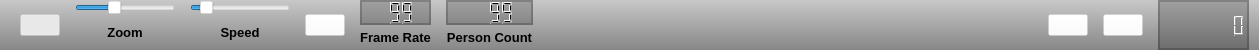
    <widget class="QWidget" name="widget1" native="true">
     <property name="maximumSize">
      <size>
       <width>16777215</width>
       <height>50</height>
      </size>
     </property>
     <property name="styleSheet">
      <string notr="true">background-color: qlineargradient(spread:pad, x1:0, y1:0, x2:0, y2:1, stop:0 rgba(200, 200, 200, 255), stop:1 rgba(135, 135, 135, 255));</string>
     </property>
     <layout class="QHBoxLayout" name="horizontalLayout_4">
      <property name="spacing">
       <number>15</number>
      </property>
      <property name="leftMargin">
       <number>20</number>
      </property>
      <property name="topMargin">
       <number>0</number>
      </property>
      <property name="rightMargin">
       <number>10</number>
      </property>
      <property name="bottomMargin">
       <number>0</number>
      </property>
      <item>
       <widget class="QPushButton" name="hide_sideBar_pushButton">
        <property name="styleSheet">
         <string notr="true">background-color: rgb(255, 255, 255, 50);</string>
        </property>
        <property name="text">
         <string/>
        </property>
        <property name="icon">
         <iconset>
          <normaloff>:/resources/pics/sidebarbutton.png</normaloff>:/resources/pics/sidebarbutton.png</iconset>
        </property>
        <property name="checkable">
         <bool>true</bool>
        </property>
        <property name="checked">
         <bool>true</bool>
        </property>
       </widget>
      </item>
      <item>
       <layout class="QVBoxLayout" name="verticalLayout_3">
        <property name="spacing">
         <number>0</number>
        </property>
        <property name="sizeConstraint">
         <enum>QLayout::SetDefaultConstraint</enum>
        </property>
        <property name="leftMargin">
         <number>0</number>
        </property>
        <property name="topMargin">
         <number>0</number>
        </property>
        <property name="bottomMargin">
         <number>0</number>
        </property>
        <item>
         <widget class="QSlider" name="zoomHorizontalSlider">
          <property name="minimumSize">
           <size>
            <width>100</width>
            <height>0</height>
           </size>
          </property>
          <property name="maximumSize">
           <size>
            <width>100</width>
            <height>16777215</height>
           </size>
          </property>
          <property name="styleSheet">
           <string notr="true">background-color: rgb(255, 255, 255, 0);</string>
          </property>
          <property name="minimum">
           <number>4</number>
          </property>
          <property name="maximum">
           <number>20</number>
          </property>
          <property name="value">
           <number>10</number>
          </property>
          <property name="sliderPosition">
           <number>10</number>
          </property>
          <property name="orientation">
           <enum>Qt::Horizontal</enum>
          </property>
          <property name="invertedAppearance">
           <bool>false</bool>
          </property>
          <property name="invertedControls">
           <bool>false</bool>
          </property>
         </widget>
        </item>
        <item>
         <widget class="QLabel" name="label_5">
          <property name="sizePolicy">
           <sizepolicy hsizetype="MinimumExpanding" vsizetype="Preferred">
            <horstretch>0</horstretch>
            <verstretch>0</verstretch>
           </sizepolicy>
          </property>
          <property name="maximumSize">
           <size>
            <width>100</width>
            <height>16777215</height>
           </size>
          </property>
          <property name="font">
           <font>
            <family>Ubuntu</family>
            <pointsize>10</pointsize>
            <weight>75</weight>
            <bold>true</bold>
           </font>
          </property>
          <property name="styleSheet">
           <string notr="true">background-color: rgb(255, 255, 255, 0);</string>
          </property>
          <property name="text">
           <string>Zoom</string>
          </property>
          <property name="alignment">
           <set>Qt::AlignCenter</set>
          </property>
         </widget>
        </item>
       </layout>
      </item>
      <item>
       <layout class="QVBoxLayout" name="verticalLayout_16">
        <property name="spacing">
         <number>0</number>
        </property>
        <property name="leftMargin">
         <number>0</number>
        </property>
        <property name="topMargin">
         <number>0</number>
        </property>
        <property name="rightMargin">
         <number>0</number>
        </property>
        <property name="bottomMargin">
         <number>0</number>
        </property>
        <item>
         <widget class="QSlider" name="speedHorizontalSlider">
          <property name="minimumSize">
           <size>
            <width>100</width>
            <height>0</height>
           </size>
          </property>
          <property name="maximumSize">
           <size>
            <width>100</width>
            <height>16777215</height>
           </size>
          </property>
          <property name="styleSheet">
           <string notr="true">background-color: rgb(255, 255, 255, 0);</string>
          </property>
          <property name="maximum">
           <number>100</number>
          </property>
          <property name="singleStep">
           <number>2</number>
          </property>
          <property name="pageStep">
           <number>2</number>
          </property>
          <property name="value">
           <number>10</number>
          </property>
          <property name="orientation">
           <enum>Qt::Horizontal</enum>
          </property>
          <property name="tickPosition">
           <enum>QSlider::NoTicks</enum>
          </property>
          <property name="tickInterval">
           <number>5</number>
          </property>
         </widget>
        </item>
        <item>
         <widget class="QLabel" name="label_31">
          <property name="sizePolicy">
           <sizepolicy hsizetype="MinimumExpanding" vsizetype="Preferred">
            <horstretch>0</horstretch>
            <verstretch>0</verstretch>
           </sizepolicy>
          </property>
          <property name="maximumSize">
           <size>
            <width>100</width>
            <height>16777215</height>
           </size>
          </property>
          <property name="font">
           <font>
            <family>Ubuntu</family>
            <pointsize>10</pointsize>
            <weight>75</weight>
            <bold>true</bold>
           </font>
          </property>
          <property name="styleSheet">
           <string notr="true">background-color: rgb(255, 255, 255, 0);</string>
          </property>
          <property name="text">
           <string>Speed</string>
          </property>
          <property name="alignment">
           <set>Qt::AlignCenter</set>
          </property>
         </widget>
        </item>
       </layout>
      </item>
      <item>
       <widget class="QPushButton" name="fastForward_pushButton">
        <property name="styleSheet">
         <string notr="true">background-color: rgb(255, 255, 255, 50);</string>
        </property>
        <property name="text">
         <string/>
        </property>
        <property name="icon">
         <iconset>
          <normaloff>:/resources/pics/fast_forward.png</normaloff>
          <normalon>:/resources/pics/play.png</normalon>:/resources/pics/fast_forward.png</iconset>
        </property>
        <property name="checkable">
         <bool>true</bool>
        </property>
        <property name="checked">
         <bool>false</bool>
        </property>
       </widget>
      </item>
      <item>
       <layout class="QVBoxLayout" name="verticalLayout_17">
        <property name="spacing">
         <number>0</number>
        </property>
        <property name="leftMargin">
         <number>0</number>
        </property>
        <property name="topMargin">
         <number>0</number>
        </property>
        <property name="rightMargin">
         <number>0</number>
        </property>
        <property name="bottomMargin">
         <number>0</number>
        </property>
        <item>
         <widget class="QLCDNumber" name="frameRate_lcdNumber">
          <property name="font">
           <font>
            <weight>50</weight>
            <bold>false</bold>
           </font>
          </property>
          <property name="styleSheet">
           <string notr="true">background-color: rgb(0, 0, 0,50);</string>
          </property>
          <property name="frameShadow">
           <enum>QFrame::Raised</enum>
          </property>
          <property name="lineWidth">
           <number>1</number>
          </property>
          <property name="smallDecimalPoint">
           <bool>false</bool>
          </property>
          <property name="digitCount">
           <number>3</number>
          </property>
          <property name="mode">
           <enum>QLCDNumber::Dec</enum>
          </property>
          <property name="segmentStyle">
           <enum>QLCDNumber::Filled</enum>
          </property>
          <property name="value" stdset="0">
           <double>99.000000000000000</double>
          </property>
         </widget>
        </item>
        <item>
         <widget class="QLabel" name="label_34">
          <property name="sizePolicy">
           <sizepolicy hsizetype="MinimumExpanding" vsizetype="Preferred">
            <horstretch>0</horstretch>
            <verstretch>0</verstretch>
           </sizepolicy>
          </property>
          <property name="maximumSize">
           <size>
            <width>100</width>
            <height>16777215</height>
           </size>
          </property>
          <property name="font">
           <font>
            <family>Ubuntu</family>
            <pointsize>10</pointsize>
            <weight>75</weight>
            <bold>true</bold>
           </font>
          </property>
          <property name="styleSheet">
           <string notr="true">background-color: rgb(255, 255, 255, 0);</string>
          </property>
          <property name="text">
           <string>Frame Rate</string>
          </property>
          <property name="alignment">
           <set>Qt::AlignCenter</set>
          </property>
         </widget>
        </item>
       </layout>
      </item>
      <item>
       <layout class="QVBoxLayout" name="verticalLayout_20">
        <property name="spacing">
         <number>0</number>
        </property>
        <property name="leftMargin">
         <number>0</number>
        </property>
        <property name="topMargin">
         <number>0</number>
        </property>
        <property name="rightMargin">
         <number>0</number>
        </property>
        <property name="bottomMargin">
         <number>0</number>
        </property>
        <item>
         <widget class="QLCDNumber" name="personCount_lcdNumber">
          <property name="font">
           <font>
            <weight>50</weight>
            <bold>false</bold>
           </font>
          </property>
          <property name="autoFillBackground">
           <bool>false</bool>
          </property>
          <property name="styleSheet">
           <string notr="true">background-color: rgb(0, 0, 0,50);</string>
          </property>
          <property name="frameShadow">
           <enum>QFrame::Raised</enum>
          </property>
          <property name="lineWidth">
           <number>1</number>
          </property>
          <property name="smallDecimalPoint">
           <bool>false</bool>
          </property>
          <property name="digitCount">
           <number>4</number>
          </property>
          <property name="mode">
           <enum>QLCDNumber::Dec</enum>
          </property>
          <property name="segmentStyle">
           <enum>QLCDNumber::Filled</enum>
          </property>
          <property name="value" stdset="0">
           <double>99.000000000000000</double>
          </property>
         </widget>
        </item>
        <item>
         <widget class="QLabel" name="label_37">
          <property name="sizePolicy">
           <sizepolicy hsizetype="MinimumExpanding" vsizetype="Preferred">
            <horstretch>0</horstretch>
            <verstretch>0</verstretch>
           </sizepolicy>
          </property>
          <property name="maximumSize">
           <size>
            <width>100</width>
            <height>16777215</height>
           </size>
          </property>
          <property name="font">
           <font>
            <family>Ubuntu</family>
            <pointsize>10</pointsize>
            <weight>75</weight>
            <bold>true</bold>
           </font>
          </property>
          <property name="styleSheet">
           <string notr="true">background-color: rgb(255, 255, 255, 0);</string>
          </property>
          <property name="text">
           <string>Person Count</string>
          </property>
          <property name="alignment">
           <set>Qt::AlignCenter</set>
          </property>
         </widget>
        </item>
       </layout>
      </item>
      <item>
       <spacer name="horizontalSpacer">
        <property name="orientation">
         <enum>Qt::Horizontal</enum>
        </property>
        <property name="sizeType">
         <enum>QSizePolicy::Expanding</enum>
        </property>
        <property name="sizeHint" stdset="0">
         <size>
          <width>500</width>
          <height>20</height>
         </size>
        </property>
       </spacer>
      </item>
      <item>
       <widget class="QPushButton" name="start_timer_pushButton">
        <property name="minimumSize">
         <size>
          <width>0</width>
          <height>0</height>
         </size>
        </property>
        <property name="styleSheet">
         <string notr="true">background-color: rgb(255, 255, 255, 50);</string>
        </property>
        <property name="text">
         <string/>
        </property>
        <property name="icon">
         <iconset>
          <normaloff>:/resources/pics/play.png</normaloff>
          <activeon>:/resources/pics/pause.png</activeon>
          <selectedon>:/resources/pics/pause.png</selectedon>:/resources/pics/play.png</iconset>
        </property>
        <property name="checkable">
         <bool>true</bool>
        </property>
        <property name="checked">
         <bool>false</bool>
        </property>
       </widget>
      </item>
      <item>
       <widget class="QPushButton" name="reset_timer_pushButton">
        <property name="minimumSize">
         <size>
          <width>0</width>
          <height>0</height>
         </size>
        </property>
        <property name="styleSheet">
         <string notr="true">background-color: rgb(255, 255, 255, 50);</string>
        </property>
        <property name="text">
         <string/>
        </property>
        <property name="icon">
         <iconset>
          <normaloff>:/resources/pics/reset.png</normaloff>:/resources/pics/reset.png</iconset>
        </property>
        <property name="checkable">
         <bool>false</bool>
        </property>
        <property name="checked">
         <bool>false</bool>
        </property>
       </widget>
      </item>
      <item>
       <widget class="QLCDNumber" name="timer_lcdNumber">
        <property name="font">
         <font>
          <weight>50</weight>
          <bold>false</bold>
         </font>
        </property>
        <property name="styleSheet">
         <string notr="true">background-color: rgb(0, 0, 0,50);</string>
        </property>
        <property name="frameShadow">
         <enum>QFrame::Raised</enum>
        </property>
        <property name="lineWidth">
         <number>1</number>
        </property>
        <property name="smallDecimalPoint">
         <bool>false</bool>
        </property>
        <property name="digitCount">
         <number>8</number>
        </property>
        <property name="mode">
         <enum>QLCDNumber::Dec</enum>
        </property>
        <property name="segmentStyle">
         <enum>QLCDNumber::Filled</enum>
        </property>
        <property name="value" stdset="0">
         <double>0.000000000000000</double>
        </property>
       </widget>
      </item>
     </layout>
    </widget>
